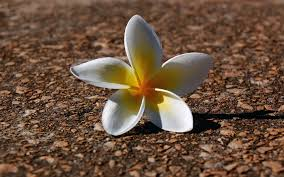
#> input picture Day-1/sample-1.jpg, 284 x 177 px
$ python image_loading.py
#> lines starting #> are read from the running program, lines starting #| are printed output that depends on the picture; after the words box and inside, x2 and y2 are one past the last pixel; in counts of white or black regions, pixels touching at a corner belong together
import cv2
img = cv2.imread('sample-1.jpg')
#> img is the input picture: shape (177, 284, 3); mean B, G, R 61, 80.7, 106.7
print(img.shape)
#| (177, 284, 3)
img[:100,10]=[0,0,0]
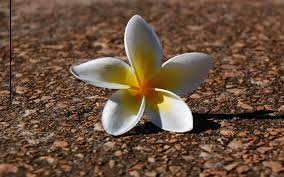
#> img: shape (177, 284, 3); 0.2% of pixels changed, all inside (x1, y1, x2, y2) = (10, 0, 11, 100)
# cv2.imshow('Flower',img)
# cv2.waitKey(0)
# cv2.destroyAllWindows()
cv2.imwrite('New-sample.png',img)
